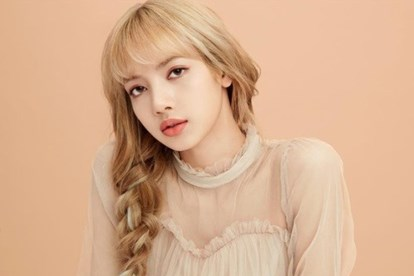
#> input picture Lab/Lab2/Blackpink-Lisa.jpg, 414 x 276 px
$ python Lab2.py
#> lines starting #> are read from the running program, lines starting #| are printed output that depends on the picture
#2
import numpy as np
import matplotlib.pyplot as plt
# [47 lines of commented-out code are left out]
from scipy import misc


# img = misc.face()
img = plt.imread('Blackpink-Lisa.jpg')
#> img is the input picture: shape (276, 414, 3); mean R, G, B 216.3, 175.5, 144.5
img.shape
# [10 lines of commented-out code are left out]
def to_grayscale(im, weights = np.c_[0.3989, 0.5870, 0.1140]):

    tile = np.tile(weights, reps=(im.shape[0],im.shape[1],1))
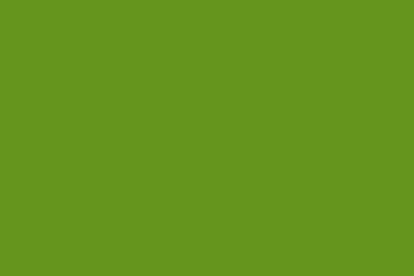
#> tile: shape (276, 414, 3) float64; mean R, G, B 0.399, 0.587, 0.114
    return np.sum(tile * im, axis=2)
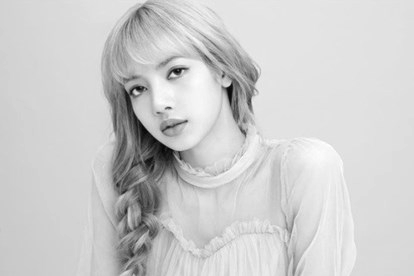
#> returned value: shape (276, 414) float64; min 6.78, max 254.5, mean 205.8
def simple_threshold(im, threshold=128):
    return ((im > threshold) * 255).astype("uint8")

thresholds = [90,120,128,138,150]

fig, axs = plt.subplots(nrows=1, ncols=len(thresholds), figsize=(20,5));
gray_im = to_grayscale(img)

for t, ax in zip(thresholds, axs):
    ax.imshow(simple_threshold(gray_im, t), cmap='Greys');
    ax.set_title("Threshold: {}".format(t), fontsize=20);
    ax.set_axis_off();


plt.imshow(img)
plt.show()
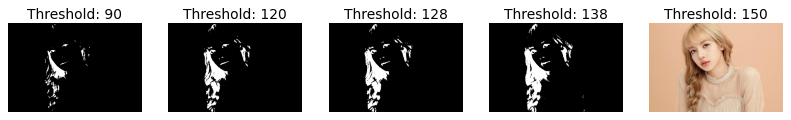
#> figure drawn by matplotlib, 5 panels
